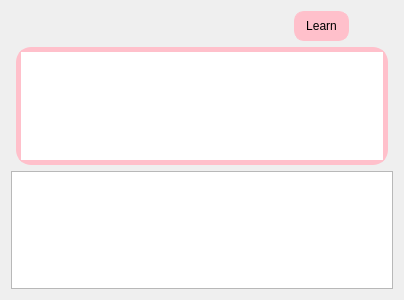
<?xml version="1.0" encoding="UTF-8"?>
<ui version="4.0">
 <class>ReadNow</class>
 <widget class="QWidget" name="ReadNow">
  <property name="geometry">
   <rect>
    <x>0</x>
    <y>0</y>
    <width>404</width>
    <height>300</height>
   </rect>
  </property>
  <property name="sizePolicy">
   <sizepolicy hsizetype="Expanding" vsizetype="Expanding">
    <horstretch>0</horstretch>
    <verstretch>0</verstretch>
   </sizepolicy>
  </property>
  <property name="windowTitle">
   <string>Form</string>
  </property>
  <layout class="QVBoxLayout" name="verticalLayout">
   <item>
    <layout class="QHBoxLayout" name="HeaderLayout">
     <property name="spacing">
      <number>0</number>
     </property>
     <property name="leftMargin">
      <number>5</number>
     </property>
     <property name="rightMargin">
      <number>5</number>
     </property>
     <item>
      <widget class="QPushButton" name="translationWindow">
       <property name="minimumSize">
        <size>
         <width>200</width>
         <height>30</height>
        </size>
       </property>
       <property name="maximumSize">
        <size>
         <width>200</width>
         <height>30</height>
        </size>
       </property>
       <property name="palette">
        <palette>
         <active>
          <colorrole role="WindowText">
           <brush brushstyle="SolidPattern">
            <color alpha="255">
             <red>0</red>
             <green>0</green>
             <blue>0</blue>
            </color>
           </brush>
          </colorrole>
          <colorrole role="Button">
           <brush brushstyle="SolidPattern">
            <color alpha="0">
             <red>0</red>
             <green>0</green>
             <blue>0</blue>
            </color>
           </brush>
          </colorrole>
          <colorrole role="Light">
           <brush brushstyle="SolidPattern">
            <color alpha="255">
             <red>255</red>
             <green>255</green>
             <blue>255</blue>
            </color>
           </brush>
          </colorrole>
          <colorrole role="Midlight">
           <brush brushstyle="SolidPattern">
            <color alpha="255">
             <red>215</red>
             <green>215</green>
             <blue>215</blue>
            </color>
           </brush>
          </colorrole>
          <colorrole role="Dark">
           <brush brushstyle="SolidPattern">
            <color alpha="255">
             <red>88</red>
             <green>88</green>
             <blue>88</blue>
            </color>
           </brush>
          </colorrole>
          <colorrole role="Mid">
           <brush brushstyle="SolidPattern">
            <color alpha="255">
             <red>117</red>
             <green>117</green>
             <blue>117</blue>
            </color>
           </brush>
          </colorrole>
          <colorrole role="Text">
           <brush brushstyle="SolidPattern">
            <color alpha="255">
             <red>0</red>
             <green>0</green>
             <blue>0</blue>
            </color>
           </brush>
          </colorrole>
          <colorrole role="BrightText">
           <brush brushstyle="SolidPattern">
            <color alpha="255">
             <red>255</red>
             <green>255</green>
             <blue>255</blue>
            </color>
           </brush>
          </colorrole>
          <colorrole role="ButtonText">
           <brush brushstyle="SolidPattern">
            <color alpha="255">
             <red>0</red>
             <green>0</green>
             <blue>0</blue>
            </color>
           </brush>
          </colorrole>
          <colorrole role="Base">
           <brush brushstyle="SolidPattern">
            <color alpha="0">
             <red>0</red>
             <green>0</green>
             <blue>0</blue>
            </color>
           </brush>
          </colorrole>
          <colorrole role="Window">
           <brush brushstyle="SolidPattern">
            <color alpha="0">
             <red>0</red>
             <green>0</green>
             <blue>0</blue>
            </color>
           </brush>
          </colorrole>
          <colorrole role="Shadow">
           <brush brushstyle="SolidPattern">
            <color alpha="255">
             <red>0</red>
             <green>0</green>
             <blue>0</blue>
            </color>
           </brush>
          </colorrole>
          <colorrole role="AlternateBase">
           <brush brushstyle="SolidPattern">
            <color alpha="255">
             <red>215</red>
             <green>215</green>
             <blue>215</blue>
            </color>
           </brush>
          </colorrole>
          <colorrole role="ToolTipBase">
           <brush brushstyle="SolidPattern">
            <color alpha="255">
             <red>255</red>
             <green>255</green>
             <blue>220</blue>
            </color>
           </brush>
          </colorrole>
          <colorrole role="ToolTipText">
           <brush brushstyle="SolidPattern">
            <color alpha="255">
             <red>0</red>
             <green>0</green>
             <blue>0</blue>
            </color>
           </brush>
          </colorrole>
          <colorrole role="PlaceholderText">
           <brush brushstyle="SolidPattern">
            <color alpha="127">
             <red>0</red>
             <green>0</green>
             <blue>0</blue>
            </color>
           </brush>
          </colorrole>
          <colorrole role="Accent">
           <brush brushstyle="SolidPattern">
            <color alpha="255">
             <red>255</red>
             <green>255</green>
             <blue>255</blue>
            </color>
           </brush>
          </colorrole>
         </active>
         <inactive>
          <colorrole role="WindowText">
           <brush brushstyle="SolidPattern">
            <color alpha="255">
             <red>0</red>
             <green>0</green>
             <blue>0</blue>
            </color>
           </brush>
          </colorrole>
          <colorrole role="Button">
           <brush brushstyle="SolidPattern">
            <color alpha="0">
             <red>0</red>
             <green>0</green>
             <blue>0</blue>
            </color>
           </brush>
          </colorrole>
          <colorrole role="Light">
           <brush brushstyle="SolidPattern">
            <color alpha="255">
             <red>255</red>
             <green>255</green>
             <blue>255</blue>
            </color>
           </brush>
          </colorrole>
          <colorrole role="Midlight">
           <brush brushstyle="SolidPattern">
            <color alpha="255">
             <red>215</red>
             <green>215</green>
             <blue>215</blue>
            </color>
           </brush>
          </colorrole>
          <colorrole role="Dark">
           <brush brushstyle="SolidPattern">
            <color alpha="255">
             <red>88</red>
             <green>88</green>
             <blue>88</blue>
            </color>
           </brush>
          </colorrole>
          <colorrole role="Mid">
           <brush brushstyle="SolidPattern">
            <color alpha="255">
             <red>117</red>
             <green>117</green>
             <blue>117</blue>
            </color>
           </brush>
          </colorrole>
          <colorrole role="Text">
           <brush brushstyle="SolidPattern">
            <color alpha="255">
             <red>0</red>
             <green>0</green>
             <blue>0</blue>
            </color>
           </brush>
          </colorrole>
          <colorrole role="BrightText">
           <brush brushstyle="SolidPattern">
            <color alpha="255">
             <red>255</red>
             <green>255</green>
             <blue>255</blue>
            </color>
           </brush>
          </colorrole>
          <colorrole role="ButtonText">
           <brush brushstyle="SolidPattern">
            <color alpha="255">
             <red>0</red>
             <green>0</green>
             <blue>0</blue>
            </color>
           </brush>
          </colorrole>
          <colorrole role="Base">
           <brush brushstyle="SolidPattern">
            <color alpha="0">
             <red>0</red>
             <green>0</green>
             <blue>0</blue>
            </color>
           </brush>
          </colorrole>
          <colorrole role="Window">
           <brush brushstyle="SolidPattern">
            <color alpha="0">
             <red>0</red>
             <green>0</green>
             <blue>0</blue>
            </color>
           </brush>
          </colorrole>
          <colorrole role="Shadow">
           <brush brushstyle="SolidPattern">
            <color alpha="255">
             <red>0</red>
             <green>0</green>
             <blue>0</blue>
            </color>
           </brush>
          </colorrole>
          <colorrole role="AlternateBase">
           <brush brushstyle="SolidPattern">
            <color alpha="255">
             <red>215</red>
             <green>215</green>
             <blue>215</blue>
            </color>
           </brush>
          </colorrole>
          <colorrole role="ToolTipBase">
           <brush brushstyle="SolidPattern">
            <color alpha="255">
             <red>255</red>
             <green>255</green>
             <blue>220</blue>
            </color>
           </brush>
          </colorrole>
          <colorrole role="ToolTipText">
           <brush brushstyle="SolidPattern">
            <color alpha="255">
             <red>0</red>
             <green>0</green>
             <blue>0</blue>
            </color>
           </brush>
          </colorrole>
          <colorrole role="PlaceholderText">
           <brush brushstyle="SolidPattern">
            <color alpha="127">
             <red>0</red>
             <green>0</green>
             <blue>0</blue>
            </color>
           </brush>
          </colorrole>
          <colorrole role="Accent">
           <brush brushstyle="SolidPattern">
            <color alpha="255">
             <red>255</red>
             <green>255</green>
             <blue>255</blue>
            </color>
           </brush>
          </colorrole>
         </inactive>
         <disabled>
          <colorrole role="WindowText">
           <brush brushstyle="SolidPattern">
            <color alpha="255">
             <red>88</red>
             <green>88</green>
             <blue>88</blue>
            </color>
           </brush>
          </colorrole>
          <colorrole role="Button">
           <brush brushstyle="SolidPattern">
            <color alpha="0">
             <red>0</red>
             <green>0</green>
             <blue>0</blue>
            </color>
           </brush>
          </colorrole>
          <colorrole role="Light">
           <brush brushstyle="SolidPattern">
            <color alpha="255">
             <red>255</red>
             <green>255</green>
             <blue>255</blue>
            </color>
           </brush>
          </colorrole>
          <colorrole role="Midlight">
           <brush brushstyle="SolidPattern">
            <color alpha="255">
             <red>215</red>
             <green>215</green>
             <blue>215</blue>
            </color>
           </brush>
          </colorrole>
          <colorrole role="Dark">
           <brush brushstyle="SolidPattern">
            <color alpha="255">
             <red>88</red>
             <green>88</green>
             <blue>88</blue>
            </color>
           </brush>
          </colorrole>
          <colorrole role="Mid">
           <brush brushstyle="SolidPattern">
            <color alpha="255">
             <red>117</red>
             <green>117</green>
             <blue>117</blue>
            </color>
           </brush>
          </colorrole>
          <colorrole role="Text">
           <brush brushstyle="SolidPattern">
            <color alpha="255">
             <red>88</red>
             <green>88</green>
             <blue>88</blue>
            </color>
           </brush>
          </colorrole>
          <colorrole role="BrightText">
           <brush brushstyle="SolidPattern">
            <color alpha="255">
             <red>255</red>
             <green>255</green>
             <blue>255</blue>
            </color>
           </brush>
          </colorrole>
          <colorrole role="ButtonText">
           <brush brushstyle="SolidPattern">
            <color alpha="255">
             <red>88</red>
             <green>88</green>
             <blue>88</blue>
            </color>
           </brush>
          </colorrole>
          <colorrole role="Base">
           <brush brushstyle="SolidPattern">
            <color alpha="0">
             <red>0</red>
             <green>0</green>
             <blue>0</blue>
            </color>
           </brush>
          </colorrole>
          <colorrole role="Window">
           <brush brushstyle="SolidPattern">
            <color alpha="0">
             <red>0</red>
             <green>0</green>
             <blue>0</blue>
            </color>
           </brush>
          </colorrole>
          <colorrole role="Shadow">
           <brush brushstyle="SolidPattern">
            <color alpha="255">
             <red>0</red>
             <green>0</green>
             <blue>0</blue>
            </color>
           </brush>
          </colorrole>
          <colorrole role="AlternateBase">
           <brush brushstyle="SolidPattern">
            <color alpha="255">
             <red>176</red>
             <green>176</green>
             <blue>176</blue>
            </color>
           </brush>
          </colorrole>
          <colorrole role="ToolTipBase">
           <brush brushstyle="SolidPattern">
            <color alpha="255">
             <red>255</red>
             <green>255</green>
             <blue>220</blue>
            </color>
           </brush>
          </colorrole>
          <colorrole role="ToolTipText">
           <brush brushstyle="SolidPattern">
            <color alpha="255">
             <red>0</red>
             <green>0</green>
             <blue>0</blue>
            </color>
           </brush>
          </colorrole>
          <colorrole role="PlaceholderText">
           <brush brushstyle="SolidPattern">
            <color alpha="127">
             <red>88</red>
             <green>88</green>
             <blue>88</blue>
            </color>
           </brush>
          </colorrole>
          <colorrole role="Accent">
           <brush brushstyle="SolidPattern">
            <color alpha="255">
             <red>228</red>
             <green>228</green>
             <blue>228</blue>
            </color>
           </brush>
          </colorrole>
         </disabled>
        </palette>
       </property>
       <property name="autoFillBackground">
        <bool>false</bool>
       </property>
       <property name="styleSheet">
        <string notr="true">background-color: rgba(0, 0, 0, 0)</string>
       </property>
       <property name="text">
        <string/>
       </property>
       <property name="iconSize">
        <size>
         <width>40</width>
         <height>40</height>
        </size>
       </property>
       <property name="autoDefault">
        <bool>false</bool>
       </property>
       <property name="flat">
        <bool>true</bool>
       </property>
      </widget>
     </item>
     <item>
      <widget class="QPushButton" name="learnButton">
       <property name="minimumSize">
        <size>
         <width>55</width>
         <height>30</height>
        </size>
       </property>
       <property name="maximumSize">
        <size>
         <width>55</width>
         <height>30</height>
        </size>
       </property>
       <property name="palette">
        <palette>
         <active>
          <colorrole role="WindowText">
           <brush brushstyle="SolidPattern">
            <color alpha="255">
             <red>0</red>
             <green>0</green>
             <blue>0</blue>
            </color>
           </brush>
          </colorrole>
          <colorrole role="Button">
           <brush brushstyle="SolidPattern">
            <color alpha="255">
             <red>255</red>
             <green>192</green>
             <blue>203</blue>
            </color>
           </brush>
          </colorrole>
          <colorrole role="Light">
           <brush brushstyle="SolidPattern">
            <color alpha="255">
             <red>255</red>
             <green>255</green>
             <blue>255</blue>
            </color>
           </brush>
          </colorrole>
          <colorrole role="Midlight">
           <brush brushstyle="SolidPattern">
            <color alpha="255">
             <red>217</red>
             <green>217</green>
             <blue>217</blue>
            </color>
           </brush>
          </colorrole>
          <colorrole role="Dark">
           <brush brushstyle="SolidPattern">
            <color alpha="255">
             <red>90</red>
             <green>90</green>
             <blue>90</blue>
            </color>
           </brush>
          </colorrole>
          <colorrole role="Mid">
           <brush brushstyle="SolidPattern">
            <color alpha="255">
             <red>119</red>
             <green>119</green>
             <blue>119</blue>
            </color>
           </brush>
          </colorrole>
          <colorrole role="Text">
           <brush brushstyle="SolidPattern">
            <color alpha="255">
             <red>0</red>
             <green>0</green>
             <blue>0</blue>
            </color>
           </brush>
          </colorrole>
          <colorrole role="BrightText">
           <brush brushstyle="SolidPattern">
            <color alpha="255">
             <red>255</red>
             <green>255</green>
             <blue>255</blue>
            </color>
           </brush>
          </colorrole>
          <colorrole role="ButtonText">
           <brush brushstyle="SolidPattern">
            <color alpha="255">
             <red>0</red>
             <green>0</green>
             <blue>0</blue>
            </color>
           </brush>
          </colorrole>
          <colorrole role="Base">
           <brush brushstyle="SolidPattern">
            <color alpha="255">
             <red>255</red>
             <green>192</green>
             <blue>203</blue>
            </color>
           </brush>
          </colorrole>
          <colorrole role="Window">
           <brush brushstyle="SolidPattern">
            <color alpha="255">
             <red>255</red>
             <green>192</green>
             <blue>203</blue>
            </color>
           </brush>
          </colorrole>
          <colorrole role="Shadow">
           <brush brushstyle="SolidPattern">
            <color alpha="255">
             <red>0</red>
             <green>0</green>
             <blue>0</blue>
            </color>
           </brush>
          </colorrole>
          <colorrole role="AlternateBase">
           <brush brushstyle="SolidPattern">
            <color alpha="255">
             <red>217</red>
             <green>217</green>
             <blue>217</blue>
            </color>
           </brush>
          </colorrole>
          <colorrole role="ToolTipBase">
           <brush brushstyle="SolidPattern">
            <color alpha="255">
             <red>255</red>
             <green>255</green>
             <blue>220</blue>
            </color>
           </brush>
          </colorrole>
          <colorrole role="ToolTipText">
           <brush brushstyle="SolidPattern">
            <color alpha="255">
             <red>0</red>
             <green>0</green>
             <blue>0</blue>
            </color>
           </brush>
          </colorrole>
          <colorrole role="PlaceholderText">
           <brush brushstyle="SolidPattern">
            <color alpha="127">
             <red>0</red>
             <green>0</green>
             <blue>0</blue>
            </color>
           </brush>
          </colorrole>
          <colorrole role="Accent">
           <brush brushstyle="SolidPattern">
            <color alpha="255">
             <red>255</red>
             <green>255</green>
             <blue>255</blue>
            </color>
           </brush>
          </colorrole>
         </active>
         <inactive>
          <colorrole role="WindowText">
           <brush brushstyle="SolidPattern">
            <color alpha="255">
             <red>0</red>
             <green>0</green>
             <blue>0</blue>
            </color>
           </brush>
          </colorrole>
          <colorrole role="Button">
           <brush brushstyle="SolidPattern">
            <color alpha="255">
             <red>255</red>
             <green>192</green>
             <blue>203</blue>
            </color>
           </brush>
          </colorrole>
          <colorrole role="Light">
           <brush brushstyle="SolidPattern">
            <color alpha="255">
             <red>255</red>
             <green>255</green>
             <blue>255</blue>
            </color>
           </brush>
          </colorrole>
          <colorrole role="Midlight">
           <brush brushstyle="SolidPattern">
            <color alpha="255">
             <red>217</red>
             <green>217</green>
             <blue>217</blue>
            </color>
           </brush>
          </colorrole>
          <colorrole role="Dark">
           <brush brushstyle="SolidPattern">
            <color alpha="255">
             <red>90</red>
             <green>90</green>
             <blue>90</blue>
            </color>
           </brush>
          </colorrole>
          <colorrole role="Mid">
           <brush brushstyle="SolidPattern">
            <color alpha="255">
             <red>119</red>
             <green>119</green>
             <blue>119</blue>
            </color>
           </brush>
          </colorrole>
          <colorrole role="Text">
           <brush brushstyle="SolidPattern">
            <color alpha="255">
             <red>0</red>
             <green>0</green>
             <blue>0</blue>
            </color>
           </brush>
          </colorrole>
          <colorrole role="BrightText">
           <brush brushstyle="SolidPattern">
            <color alpha="255">
             <red>255</red>
             <green>255</green>
             <blue>255</blue>
            </color>
           </brush>
          </colorrole>
          <colorrole role="ButtonText">
           <brush brushstyle="SolidPattern">
            <color alpha="255">
             <red>0</red>
             <green>0</green>
             <blue>0</blue>
            </color>
           </brush>
          </colorrole>
          <colorrole role="Base">
           <brush brushstyle="SolidPattern">
            <color alpha="255">
             <red>255</red>
             <green>192</green>
             <blue>203</blue>
            </color>
           </brush>
          </colorrole>
          <colorrole role="Window">
           <brush brushstyle="SolidPattern">
            <color alpha="255">
             <red>255</red>
             <green>192</green>
             <blue>203</blue>
            </color>
           </brush>
          </colorrole>
          <colorrole role="Shadow">
           <brush brushstyle="SolidPattern">
            <color alpha="255">
             <red>0</red>
             <green>0</green>
             <blue>0</blue>
            </color>
           </brush>
          </colorrole>
          <colorrole role="AlternateBase">
           <brush brushstyle="SolidPattern">
            <color alpha="255">
             <red>217</red>
             <green>217</green>
             <blue>217</blue>
            </color>
           </brush>
          </colorrole>
          <colorrole role="ToolTipBase">
           <brush brushstyle="SolidPattern">
            <color alpha="255">
             <red>255</red>
             <green>255</green>
             <blue>220</blue>
            </color>
           </brush>
          </colorrole>
          <colorrole role="ToolTipText">
           <brush brushstyle="SolidPattern">
            <color alpha="255">
             <red>0</red>
             <green>0</green>
             <blue>0</blue>
            </color>
           </brush>
          </colorrole>
          <colorrole role="PlaceholderText">
           <brush brushstyle="SolidPattern">
            <color alpha="127">
             <red>0</red>
             <green>0</green>
             <blue>0</blue>
            </color>
           </brush>
          </colorrole>
          <colorrole role="Accent">
           <brush brushstyle="SolidPattern">
            <color alpha="255">
             <red>255</red>
             <green>255</green>
             <blue>255</blue>
            </color>
           </brush>
          </colorrole>
         </inactive>
         <disabled>
          <colorrole role="WindowText">
           <brush brushstyle="SolidPattern">
            <color alpha="255">
             <red>90</red>
             <green>90</green>
             <blue>90</blue>
            </color>
           </brush>
          </colorrole>
          <colorrole role="Button">
           <brush brushstyle="SolidPattern">
            <color alpha="255">
             <red>255</red>
             <green>192</green>
             <blue>203</blue>
            </color>
           </brush>
          </colorrole>
          <colorrole role="Light">
           <brush brushstyle="SolidPattern">
            <color alpha="255">
             <red>255</red>
             <green>255</green>
             <blue>255</blue>
            </color>
           </brush>
          </colorrole>
          <colorrole role="Midlight">
           <brush brushstyle="SolidPattern">
            <color alpha="255">
             <red>217</red>
             <green>217</green>
             <blue>217</blue>
            </color>
           </brush>
          </colorrole>
          <colorrole role="Dark">
           <brush brushstyle="SolidPattern">
            <color alpha="255">
             <red>90</red>
             <green>90</green>
             <blue>90</blue>
            </color>
           </brush>
          </colorrole>
          <colorrole role="Mid">
           <brush brushstyle="SolidPattern">
            <color alpha="255">
             <red>119</red>
             <green>119</green>
             <blue>119</blue>
            </color>
           </brush>
          </colorrole>
          <colorrole role="Text">
           <brush brushstyle="SolidPattern">
            <color alpha="255">
             <red>90</red>
             <green>90</green>
             <blue>90</blue>
            </color>
           </brush>
          </colorrole>
          <colorrole role="BrightText">
           <brush brushstyle="SolidPattern">
            <color alpha="255">
             <red>255</red>
             <green>255</green>
             <blue>255</blue>
            </color>
           </brush>
          </colorrole>
          <colorrole role="ButtonText">
           <brush brushstyle="SolidPattern">
            <color alpha="255">
             <red>90</red>
             <green>90</green>
             <blue>90</blue>
            </color>
           </brush>
          </colorrole>
          <colorrole role="Base">
           <brush brushstyle="SolidPattern">
            <color alpha="255">
             <red>255</red>
             <green>192</green>
             <blue>203</blue>
            </color>
           </brush>
          </colorrole>
          <colorrole role="Window">
           <brush brushstyle="SolidPattern">
            <color alpha="255">
             <red>255</red>
             <green>192</green>
             <blue>203</blue>
            </color>
           </brush>
          </colorrole>
          <colorrole role="Shadow">
           <brush brushstyle="SolidPattern">
            <color alpha="255">
             <red>0</red>
             <green>0</green>
             <blue>0</blue>
            </color>
           </brush>
          </colorrole>
          <colorrole role="AlternateBase">
           <brush brushstyle="SolidPattern">
            <color alpha="255">
             <red>179</red>
             <green>179</green>
             <blue>179</blue>
            </color>
           </brush>
          </colorrole>
          <colorrole role="ToolTipBase">
           <brush brushstyle="SolidPattern">
            <color alpha="255">
             <red>255</red>
             <green>255</green>
             <blue>220</blue>
            </color>
           </brush>
          </colorrole>
          <colorrole role="ToolTipText">
           <brush brushstyle="SolidPattern">
            <color alpha="255">
             <red>0</red>
             <green>0</green>
             <blue>0</blue>
            </color>
           </brush>
          </colorrole>
          <colorrole role="PlaceholderText">
           <brush brushstyle="SolidPattern">
            <color alpha="127">
             <red>90</red>
             <green>90</green>
             <blue>90</blue>
            </color>
           </brush>
          </colorrole>
          <colorrole role="Accent">
           <brush brushstyle="SolidPattern">
            <color alpha="255">
             <red>233</red>
             <green>233</green>
             <blue>233</blue>
            </color>
           </brush>
          </colorrole>
         </disabled>
        </palette>
       </property>
       <property name="font">
        <font>
         <stylestrategy>PreferDefault</stylestrategy>
        </font>
       </property>
       <property name="cursor">
        <cursorShape>ArrowCursor</cursorShape>
       </property>
       <property name="styleSheet">
        <string notr="true">border: 1px solid pink;
border-radius: 10;
background-color: pink;</string>
       </property>
       <property name="text">
        <string>Learn</string>
       </property>
       <property name="iconSize">
        <size>
         <width>40</width>
         <height>40</height>
        </size>
       </property>
       <property name="autoDefault">
        <bool>false</bool>
       </property>
       <property name="default">
        <bool>true</bool>
       </property>
       <property name="flat">
        <bool>false</bool>
       </property>
      </widget>
     </item>
    </layout>
   </item>
   <item>
    <layout class="QHBoxLayout" name="HeaderLayout_2">
     <property name="spacing">
      <number>0</number>
     </property>
     <property name="leftMargin">
      <number>5</number>
     </property>
     <property name="rightMargin">
      <number>5</number>
     </property>
     <item>
      <widget class="QTextEdit" name="contextTextEdit">
       <property name="sizePolicy">
        <sizepolicy hsizetype="Minimum" vsizetype="Fixed">
         <horstretch>0</horstretch>
         <verstretch>0</verstretch>
        </sizepolicy>
       </property>
       <property name="minimumSize">
        <size>
         <width>360</width>
         <height>50</height>
        </size>
       </property>
       <property name="font">
        <font>
         <family>Arial</family>
         <pointsize>20</pointsize>
         <italic>false</italic>
         <bold>false</bold>
        </font>
       </property>
       <property name="styleSheet">
        <string notr="true">font: 20pt &quot;Arial&quot;;
border-radius: 15;
border: 5px solid pink;</string>
       </property>
      </widget>
     </item>
    </layout>
   </item>
   <item>
    <widget class="QTextEdit" name="currentBook">
     <property name="sizePolicy">
      <sizepolicy hsizetype="Expanding" vsizetype="Expanding">
       <horstretch>0</horstretch>
       <verstretch>0</verstretch>
      </sizepolicy>
     </property>
     <property name="font">
      <font>
       <family>YuGothic</family>
       <pointsize>20</pointsize>
       <italic>false</italic>
       <bold>false</bold>
      </font>
     </property>
     <property name="styleSheet">
      <string notr="true">font: 20pt &quot;YuGothic&quot;</string>
     </property>
    </widget>
   </item>
  </layout>
 </widget>
 <resources/>
 <connections/>
</ui>
